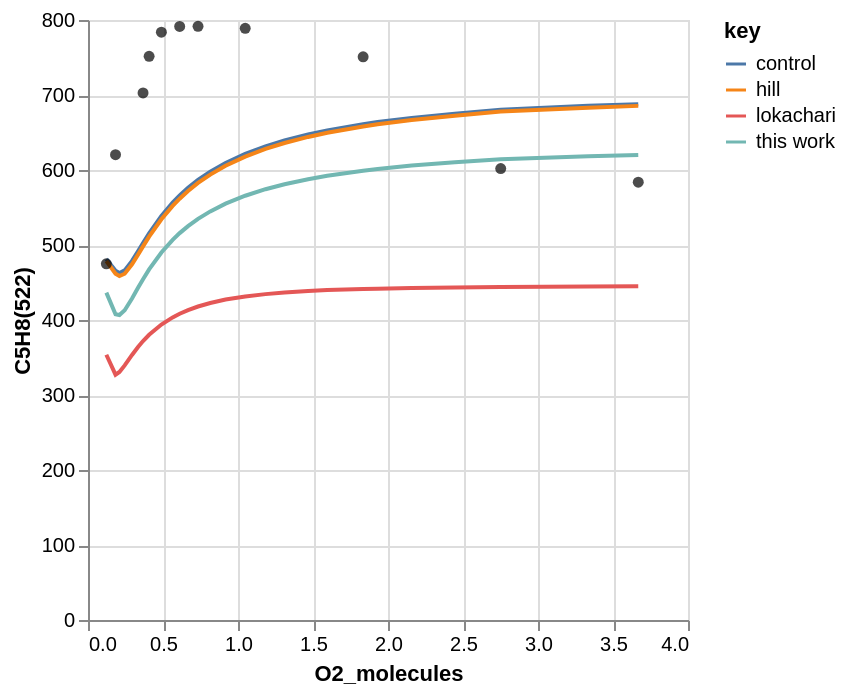
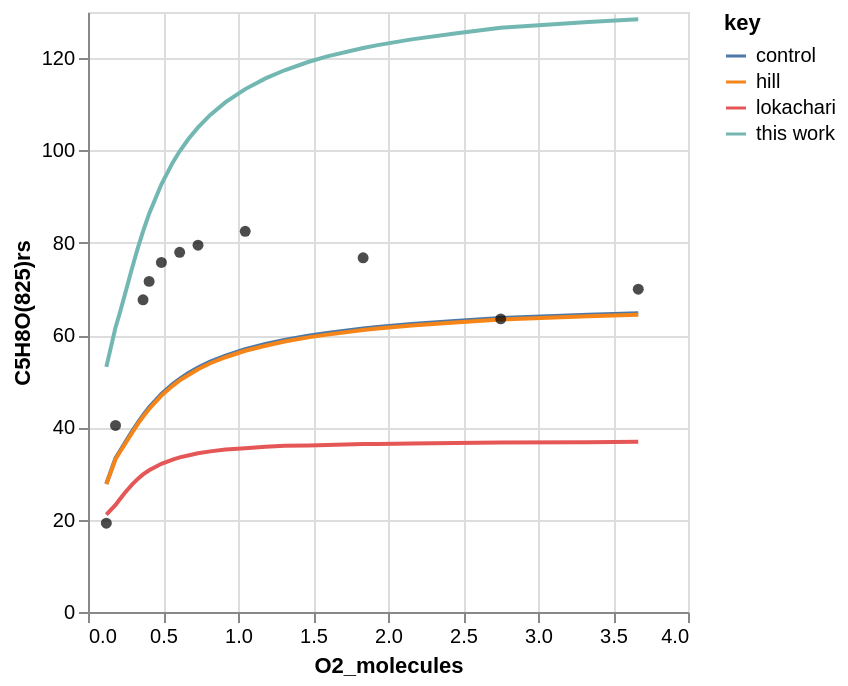
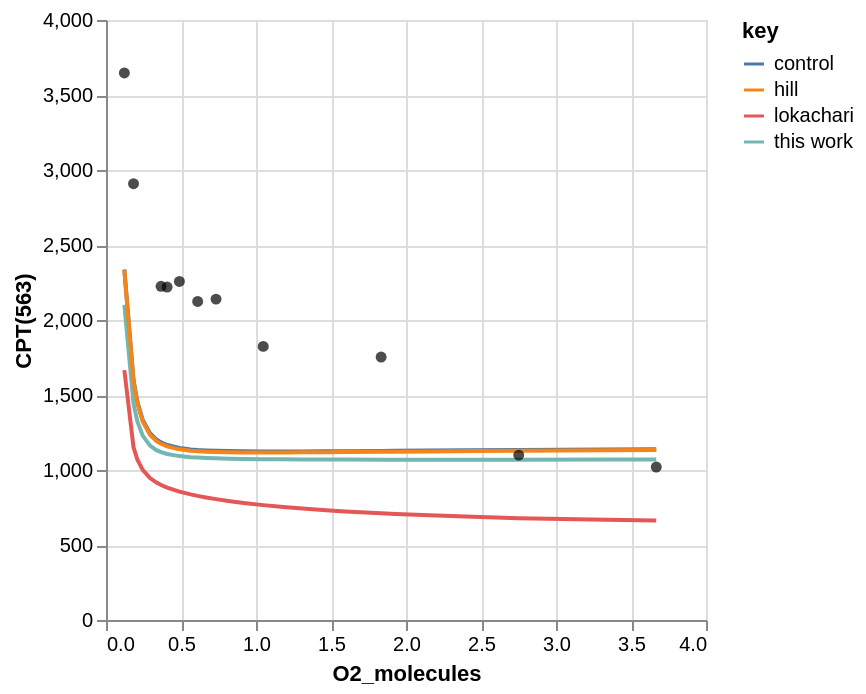
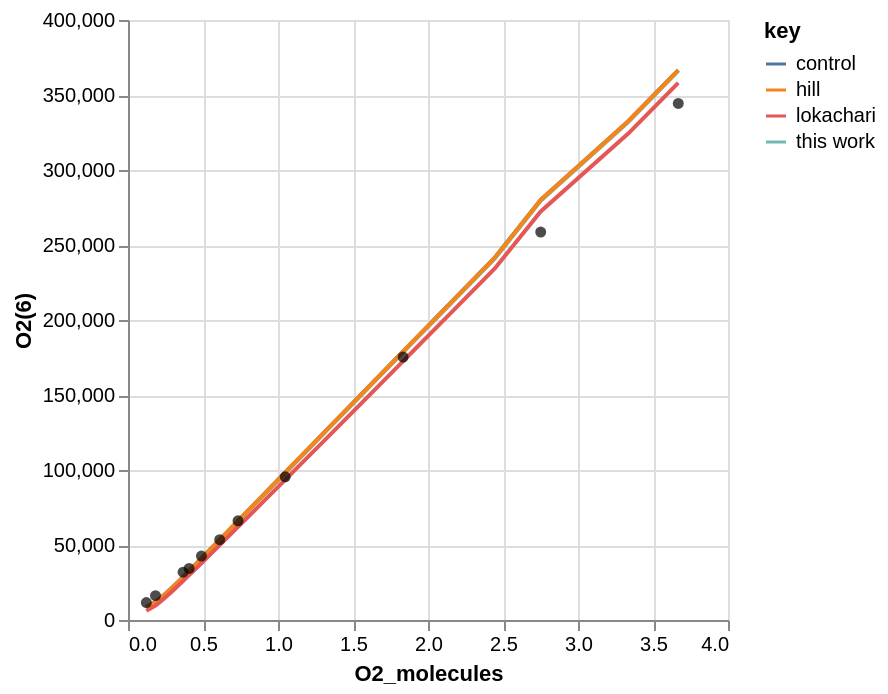

The code cell stored with these charts, in order, in its notebook:
### Code cell
# Plot
charts = workflow.plot_simulation(
    tag=tag,
    root_path=root_path,
    x_col="O2_molecules",
    line_source_=["hill", "lokachari"],
    point_source="experiment",
)
for chart in charts:
    chart.show()

### Figure 1 — Vega-Lite specification as saved in the notebook (floating-point values rounded to 4 significant figures)
{"config": {"view": {"continuousWidth": 300, "continuousHeight": 300}}, "layer": [{"data": {"name": "data-e3dfa6d5b9af1b2878edd8bdc06469c3"}, "mark": {"type": "line"}, "encoding": {"color": {"field": "key", "type": "nominal"}, "x": {"field": "O2_molecules", "type": "quantitative"}, "y": {"field": "value", "title": "C5H8(522)", "type": "quantitative"}}, "transform": [{"fold": ["control", "this work", "hill", "lokachari"]}]}, {"data": {"name": "data-ffe75d1cbd0aaee013379dd4e82dccaa"}, "mark": {"type": "circle"}, "encoding": {"color": {"value": "black"}, "x": {"field": "O2_molecules", "type": "quantitative"}, "y": {"field": "experiment", "type": "quantitative"}}}], "$schema": "https://vega.github.io/schema/vega-lite/v5.20.1.json", "datasets": {"data-e3dfa6d5b9af1b2878edd8bdc06469c3": [{"O2_molecules": 3.668, "control": 687.8, "this work": 619.9, "hill": 685.5, "lokachari": 445.1}, {"O2_molecules": 3.335, "control": 685.5, "this work": 618.3, "hill": 683.1, "lokachari": 444.6}, {"O2_molecules": 2.751, "control": 680.5, "this work": 614.5, "hill": 677.9, "lokachari": 444.0}, {"O2_molecules": 2.446, "control": 675.0, "this work": 610.3, "hill": 672.3, "lokachari": 443.3}, {"O2_molecules": 2.158, "control": 669.5, "this work": 605.9, "hill": 666.6, "lokachari": 442.6}, {"O2_molecules": 1.931, "control": 663.9, "this work": 601.4, "hill": 660.9, "lokachari": 441.8}, {"O2_molecules": 1.834, "control": 661.1, "this work": 599.1, "hill": 658.0, "lokachari": 441.4}, {"O2_molecules": 1.595, "control": 652.8, "this work": 592.3, "hill": 649.6, "lokachari": 439.9}, {"O2_molecules": 1.467, "control": 647.4, "this work": 587.8, "hill": 644.1, "lokachari": 438.7}, {"O2_molecules": 1.31, "control": 639.4, "this work": 581.0, "hill": 636.0, "lokachari": 436.7}, {"O2_molecules": 1.183, "control": 631.6, "this work": 574.4, "hill": 628.1, "lokachari": 434.5}, {"O2_molecules": 1.048, "control": 621.5, "this work": 565.7, "hill": 617.9, "lokachari": 431.3}, {"O2_molecules": 0.9171, "control": 609.4, "this work": 555.1, "hill": 605.6, "lokachari": 427.3}, {"O2_molecules": 0.8152, "control": 597.8, "this work": 544.8, "hill": 593.9, "lokachari": 422.7}, {"O2_molecules": 0.7335, "control": 586.7, "this work": 534.8, "hill": 582.7, "lokachari": 418.0}, {"O2_molecules": 0.667, "control": 576.2, "this work": 525.2, "hill": 572.0, "lokachari": 413.2}, {"O2_molecules": 0.6112, "control": 566.1, "this work": 515.9, "hill": 561.8, "lokachari": 408.3}, {"O2_molecules": 0.5644, "control": 556.4, "this work": 506.9, "hill": 552.1, "lokachari": 403.5}, {"O2_molecules": 0.4893, "control": 538.6, "this work": 490.0, "hill": 534.3, "lokachari": 393.9}, {"O2_molecules": 0.4074, "control": 515.6, "this work": 467.5, "hill": 511.1, "lokachari": 380.3}, {"O2_molecules": 0.367, "control": 502.7, "this work": 454.4, "hill": 498.2, "lokachari": 371.9}, {"O2_molecules": 0.3335, "control": 491.7, "this work": 442.9, "hill": 487.2, "lokachari": 364.0}, {"O2_molecules": 0.2935, "control": 478.8, "this work": 428.7, "hill": 474.3, "lokachari": 353.4}, {"O2_molecules": 0.2446, "control": 466.2, "this work": 413.0, "hill": 461.7, "lokachari": 339.5}, {"O2_molecules": 0.2096, "control": 462.8, "this work": 406.6, "hill": 458.6, "lokachari": 330.7}, {"O2_molecules": 0.1835, "control": 465.7, "this work": 407.8, "hill": 461.8, "lokachari": 327.1}, {"O2_molecules": 0.1223, "control": 481.3, "this work": 436.5, "hill": 478.7, "lokachari": 353.7}], "data-ffe75d1cbd0aaee013379dd4e82dccaa": [{"O2_molecules": 0.1223, "experiment": 475.0}, {"O2_molecules": 0.1835, "experiment": 620.4}, {"O2_molecules": 0.367, "experiment": 702.8}, {"O2_molecules": 0.4074, "experiment": 751.5}, {"O2_molecules": 0.4893, "experiment": 783.7}, {"O2_molecules": 0.6112, "experiment": 791.4}, {"O2_molecules": 0.7335, "experiment": 791.6}, {"O2_molecules": 1.048, "experiment": 788.9}, {"O2_molecules": 1.834, "experiment": 751.0}, {"O2_molecules": 2.751, "experiment": 602.0}, {"O2_molecules": 3.668, "experiment": 583.8}]}}

### Figure 2 — Vega-Lite specification as saved in the notebook (floating-point values rounded to 4 significant figures)
{"config": {"view": {"continuousWidth": 300, "continuousHeight": 300}}, "layer": [{"data": {"name": "data-0708cbd674924e2b8d7a430571157bea"}, "mark": {"type": "line"}, "encoding": {"color": {"field": "key", "type": "nominal"}, "x": {"field": "O2_molecules", "type": "quantitative"}, "y": {"field": "value", "title": "C5H8O(825)rs", "type": "quantitative"}}, "transform": [{"fold": ["control", "this work", "hill", "lokachari"]}]}, {"data": {"name": "data-4620143b4c4258af8d76de8a3cbd45bb"}, "mark": {"type": "circle"}, "encoding": {"color": {"value": "black"}, "x": {"field": "O2_molecules", "type": "quantitative"}, "y": {"field": "experiment", "type": "quantitative"}}}], "$schema": "https://vega.github.io/schema/vega-lite/v5.20.1.json", "datasets": {"data-0708cbd674924e2b8d7a430571157bea": [{"O2_molecules": 3.668, "control": 64.71, "this work": 128.5, "hill": 64.4, "lokachari": 36.9}, {"O2_molecules": 3.335, "control": 64.38, "this work": 127.8, "hill": 64.1, "lokachari": 36.8}, {"O2_molecules": 2.751, "control": 63.72, "this work": 126.6, "hill": 63.4, "lokachari": 36.7}, {"O2_molecules": 2.446, "control": 63.05, "this work": 125.3, "hill": 62.7, "lokachari": 36.6}, {"O2_molecules": 2.158, "control": 62.39, "this work": 124.1, "hill": 62.1, "lokachari": 36.5}, {"O2_molecules": 1.931, "control": 61.74, "this work": 122.8, "hill": 61.4, "lokachari": 36.4}, {"O2_molecules": 1.834, "control": 61.42, "this work": 122.2, "hill": 61.1, "lokachari": 36.4}, {"O2_molecules": 1.595, "control": 60.48, "this work": 120.4, "hill": 60.1, "lokachari": 36.2}, {"O2_molecules": 1.467, "control": 59.86, "this work": 119.2, "hill": 59.5, "lokachari": 36.1}, {"O2_molecules": 1.31, "control": 58.97, "this work": 117.4, "hill": 58.6, "lokachari": 36.0}, {"O2_molecules": 1.183, "control": 58.09, "this work": 115.6, "hill": 57.7, "lokachari": 35.8}, {"O2_molecules": 1.048, "control": 56.95, "this work": 113.3, "hill": 56.6, "lokachari": 35.5}, {"O2_molecules": 0.9171, "control": 55.57, "this work": 110.5, "hill": 55.2, "lokachari": 35.2}, {"O2_molecules": 0.8152, "control": 54.24, "this work": 107.7, "hill": 53.9, "lokachari": 34.8}, {"O2_molecules": 0.7335, "control": 52.96, "this work": 105.0, "hill": 52.6, "lokachari": 34.4}, {"O2_molecules": 0.667, "control": 51.72, "this work": 102.4, "hill": 51.3, "lokachari": 33.9}, {"O2_molecules": 0.6112, "control": 50.53, "this work": 99.82, "hill": 50.2, "lokachari": 33.5}, {"O2_molecules": 0.5644, "control": 49.38, "this work": 97.35, "hill": 49.0, "lokachari": 33.0}, {"O2_molecules": 0.4893, "control": 47.23, "this work": 92.66, "hill": 46.9, "lokachari": 32.1}, {"O2_molecules": 0.4074, "control": 44.33, "this work": 86.27, "hill": 44.0, "lokachari": 30.7}, {"O2_molecules": 0.367, "control": 42.63, "this work": 82.46, "hill": 42.3, "lokachari": 29.8}, {"O2_molecules": 0.3335, "control": 41.1, "this work": 79.01, "hill": 40.8, "lokachari": 28.9}, {"O2_molecules": 0.2935, "control": 39.12, "this work": 74.5, "hill": 38.8, "lokachari": 27.6}, {"O2_molecules": 0.2446, "control": 36.56, "this work": 68.63, "hill": 36.3, "lokachari": 25.8}, {"O2_molecules": 0.2096, "control": 34.73, "this work": 64.52, "hill": 34.5, "lokachari": 24.3}, {"O2_molecules": 0.1835, "control": 33.33, "this work": 61.66, "hill": 33.1, "lokachari": 23.2}, {"O2_molecules": 0.1223, "control": 27.78, "this work": 53.12, "hill": 27.7, "lokachari": 21.1}], "data-4620143b4c4258af8d76de8a3cbd45bb": [{"O2_molecules": 0.1223, "experiment": 19.23}, {"O2_molecules": 0.1835, "experiment": 40.42}, {"O2_molecules": 0.367, "experiment": 67.63}, {"O2_molecules": 0.4074, "experiment": 71.63}, {"O2_molecules": 0.4893, "experiment": 75.73}, {"O2_molecules": 0.6112, "experiment": 77.94}, {"O2_molecules": 0.7335, "experiment": 79.47}, {"O2_molecules": 1.048, "experiment": 82.48}, {"O2_molecules": 1.834, "experiment": 76.73}, {"O2_molecules": 2.751, "experiment": 63.51}, {"O2_molecules": 3.668, "experiment": 69.95}]}}

### Figure 3 — Vega-Lite specification as saved in the notebook (floating-point values rounded to 4 significant figures)
{"config": {"view": {"continuousWidth": 300, "continuousHeight": 300}}, "layer": [{"data": {"name": "data-1c8c3680354fe2e1209c984c047cc8df"}, "mark": {"type": "line"}, "encoding": {"color": {"field": "key", "type": "nominal"}, "x": {"field": "O2_molecules", "type": "quantitative"}, "y": {"field": "value", "title": "CPT(563)", "type": "quantitative"}}, "transform": [{"fold": ["control", "this work", "hill", "lokachari"]}]}, {"data": {"name": "data-08e571bc1f97dd77034a789e8e2000c6"}, "mark": {"type": "circle"}, "encoding": {"color": {"value": "black"}, "x": {"field": "O2_molecules", "type": "quantitative"}, "y": {"field": "experiment", "type": "quantitative"}}}], "$schema": "https://vega.github.io/schema/vega-lite/v5.20.1.json", "datasets": {"data-1c8c3680354fe2e1209c984c047cc8df": [{"O2_molecules": 3.668, "control": 1139.0, "this work": 1070.0, "hill": 1134.0, "lokachari": 663.2}, {"O2_molecules": 3.335, "control": 1137.0, "this work": 1069.0, "hill": 1132.0, "lokachari": 668.1}, {"O2_molecules": 2.751, "control": 1134.0, "this work": 1069.0, "hill": 1129.0, "lokachari": 678.2}, {"O2_molecules": 2.446, "control": 1132.0, "this work": 1069.0, "hill": 1126.0, "lokachari": 688.1}, {"O2_molecules": 2.158, "control": 1130.0, "this work": 1069.0, "hill": 1124.0, "lokachari": 697.7}, {"O2_molecules": 1.931, "control": 1128.0, "this work": 1069.0, "hill": 1122.0, "lokachari": 706.9}, {"O2_molecules": 1.834, "control": 1127.0, "this work": 1069.0, "hill": 1121.0, "lokachari": 711.3}, {"O2_molecules": 1.595, "control": 1126.0, "this work": 1069.0, "hill": 1120.0, "lokachari": 723.9}, {"O2_molecules": 1.467, "control": 1125.0, "this work": 1070.0, "hill": 1119.0, "lokachari": 731.8}, {"O2_molecules": 1.31, "control": 1124.0, "this work": 1070.0, "hill": 1118.0, "lokachari": 742.8}, {"O2_molecules": 1.183, "control": 1124.0, "this work": 1071.0, "hill": 1117.0, "lokachari": 753.1}, {"O2_molecules": 1.048, "control": 1124.0, "this work": 1072.0, "hill": 1117.0, "lokachari": 765.8}, {"O2_molecules": 0.9171, "control": 1125.0, "this work": 1074.0, "hill": 1117.0, "lokachari": 780.7}, {"O2_molecules": 0.8152, "control": 1126.0, "this work": 1076.0, "hill": 1118.0, "lokachari": 793.7}, {"O2_molecules": 0.7335, "control": 1128.0, "this work": 1078.0, "hill": 1120.0, "lokachari": 805.7}, {"O2_molecules": 0.667, "control": 1130.0, "this work": 1080.0, "hill": 1122.0, "lokachari": 816.9}, {"O2_molecules": 0.6112, "control": 1134.0, "this work": 1083.0, "hill": 1125.0, "lokachari": 827.3}, {"O2_molecules": 0.5644, "control": 1137.0, "this work": 1086.0, "hill": 1129.0, "lokachari": 837.3}, {"O2_molecules": 0.4893, "control": 1147.0, "this work": 1093.0, "hill": 1138.0, "lokachari": 856.0}, {"O2_molecules": 0.4074, "control": 1167.0, "this work": 1107.0, "hill": 1157.0, "lokachari": 882.6}, {"O2_molecules": 0.367, "control": 1184.0, "this work": 1119.0, "hill": 1174.0, "lokachari": 900.1}, {"O2_molecules": 0.3335, "control": 1205.0, "this work": 1134.0, "hill": 1195.0, "lokachari": 918.0}, {"O2_molecules": 0.2935, "control": 1245.0, "this work": 1163.0, "hill": 1235.0, "lokachari": 946.5}, {"O2_molecules": 0.2446, "control": 1334.0, "this work": 1229.0, "hill": 1324.0, "lokachari": 1001.0}, {"O2_molecules": 0.2096, "control": 1453.0, "this work": 1322.0, "hill": 1443.0, "lokachari": 1068.0}, {"O2_molecules": 0.1835, "control": 1599.0, "this work": 1442.0, "hill": 1590.0, "lokachari": 1152.0}, {"O2_molecules": 0.1223, "control": 2337.0, "this work": 2101.0, "hill": 2332.0, "lokachari": 1666.0}], "data-08e571bc1f97dd77034a789e8e2000c6": [{"O2_molecules": 0.1223, "experiment": 3647.0}, {"O2_molecules": 0.1835, "experiment": 2909.0}, {"O2_molecules": 0.367, "experiment": 2224.0}, {"O2_molecules": 0.4074, "experiment": 2219.0}, {"O2_molecules": 0.4893, "experiment": 2257.0}, {"O2_molecules": 0.6112, "experiment": 2124.0}, {"O2_molecules": 0.7335, "experiment": 2139.0}, {"O2_molecules": 1.048, "experiment": 1824.0}, {"O2_molecules": 1.834, "experiment": 1753.0}, {"O2_molecules": 2.751, "experiment": 1099.0}, {"O2_molecules": 3.668, "experiment": 1020.0}]}}

### Figure 4 — Vega-Lite specification as saved in the notebook (floating-point values rounded to 4 significant figures)
{"config": {"view": {"continuousWidth": 300, "continuousHeight": 300}}, "layer": [{"data": {"name": "data-2ed5ca9cd00432f9c8830088a7cbc6c0"}, "mark": {"type": "line"}, "encoding": {"color": {"field": "key", "type": "nominal"}, "x": {"field": "O2_molecules", "type": "quantitative"}, "y": {"field": "value", "title": "O2(6)", "type": "quantitative"}}, "transform": [{"fold": ["control", "this work", "hill", "lokachari"]}]}, {"data": {"name": "data-4b5ee9d9716773ddad330fd138d04289"}, "mark": {"type": "circle"}, "encoding": {"color": {"value": "black"}, "x": {"field": "O2_molecules", "type": "quantitative"}, "y": {"field": "experiment", "type": "quantitative"}}}], "$schema": "https://vega.github.io/schema/vega-lite/v5.20.1.json", "datasets": {"data-2ed5ca9cd00432f9c8830088a7cbc6c0": [{"O2_molecules": 3.668, "control": 366600.0, "this work": 366000.0, "hill": 366600.0, "lokachari": 358100.0}, {"O2_molecules": 3.335, "control": 332500.0, "this work": 332000.0, "hill": 332500.0, "lokachari": 324300.0}, {"O2_molecules": 2.751, "control": 280100.0, "this work": 279500.0, "hill": 280100.0, "lokachari": 272400.0}, {"O2_molecules": 2.446, "control": 241600.0, "this work": 241100.0, "hill": 241600.0, "lokachari": 234300.0}, {"O2_molecules": 2.158, "control": 212200.0, "this work": 211700.0, "hill": 212100.0, "lokachari": 205300.0}, {"O2_molecules": 1.931, "control": 188900.0, "this work": 188400.0, "hill": 188900.0, "lokachari": 182300.0}, {"O2_molecules": 1.834, "control": 179000.0, "this work": 178500.0, "hill": 179000.0, "lokachari": 172600.0}, {"O2_molecules": 1.595, "control": 154500.0, "this work": 154000.0, "hill": 154500.0, "lokachari": 148500.0}, {"O2_molecules": 1.467, "control": 141400.0, "this work": 141000.0, "hill": 141400.0, "lokachari": 135600.0}, {"O2_molecules": 1.31, "control": 125300.0, "this work": 124800.0, "hill": 125300.0, "lokachari": 119800.0}, {"O2_molecules": 1.183, "control": 112300.0, "this work": 111800.0, "hill": 112200.0, "lokachari": 107100.0}, {"O2_molecules": 1.048, "control": 98390.0, "this work": 97960.0, "hill": 98340.0, "lokachari": 93490.0}, {"O2_molecules": 0.9171, "control": 84920.0, "this work": 84510.0, "hill": 84880.0, "lokachari": 80370.0}, {"O2_molecules": 0.8152, "control": 74450.0, "this work": 74040.0, "hill": 74400.0, "lokachari": 70180.0}, {"O2_molecules": 0.7335, "control": 66070.0, "this work": 65660.0, "hill": 66020.0, "lokachari": 62060.0}, {"O2_molecules": 0.667, "control": 59220.0, "this work": 58810.0, "hill": 59170.0, "lokachari": 55420.0}, {"O2_molecules": 0.6112, "control": 53510.0, "this work": 53100.0, "hill": 53460.0, "lokachari": 49910.0}, {"O2_molecules": 0.5644, "control": 48690.0, "this work": 48270.0, "hill": 48640.0, "lokachari": 45260.0}, {"O2_molecules": 0.4893, "control": 41000.0, "this work": 40570.0, "hill": 40950.0, "lokachari": 37850.0}, {"O2_molecules": 0.4074, "control": 32740.0, "this work": 32270.0, "hill": 32680.0, "lokachari": 29900.0}, {"O2_molecules": 0.367, "control": 28670.0, "this work": 28170.0, "hill": 28610.0, "lokachari": 25960.0}, {"O2_molecules": 0.3335, "control": 25380.0, "this work": 24850.0, "hill": 25330.0, "lokachari": 22780.0}, {"O2_molecules": 0.2935, "control": 21540.0, "this work": 20950.0, "hill": 21480.0, "lokachari": 19020.0}, {"O2_molecules": 0.2446, "control": 17080.0, "this work": 16400.0, "hill": 17030.0, "lokachari": 14590.0}, {"O2_molecules": 0.2096, "control": 14160.0, "this work": 13420.0, "hill": 14120.0, "lokachari": 11620.0}, {"O2_molecules": 0.1835, "control": 12210.0, "this work": 11420.0, "hill": 12170.0, "lokachari": 9588.0}, {"O2_molecules": 0.1223, "control": 8588.0, "this work": 7877.0, "hill": 8577.0, "lokachari": 6140.0}], "data-4b5ee9d9716773ddad330fd138d04289": [{"O2_molecules": 0.1223, "experiment": 11610.0}, {"O2_molecules": 0.1835, "experiment": 16260.0}, {"O2_molecules": 0.367, "experiment": 31840.0}, {"O2_molecules": 0.4074, "experiment": 34350.0}, {"O2_molecules": 0.4893, "experiment": 42620.0}, {"O2_molecules": 0.6112, "experiment": 53550.0}, {"O2_molecules": 0.7335, "experiment": 66130.0}, {"O2_molecules": 1.048, "experiment": 95480.0}, {"O2_molecules": 1.834, "experiment": 175300.0}, {"O2_molecules": 2.751, "experiment": 258700.0}, {"O2_molecules": 3.668, "experiment": 344400.0}]}}
